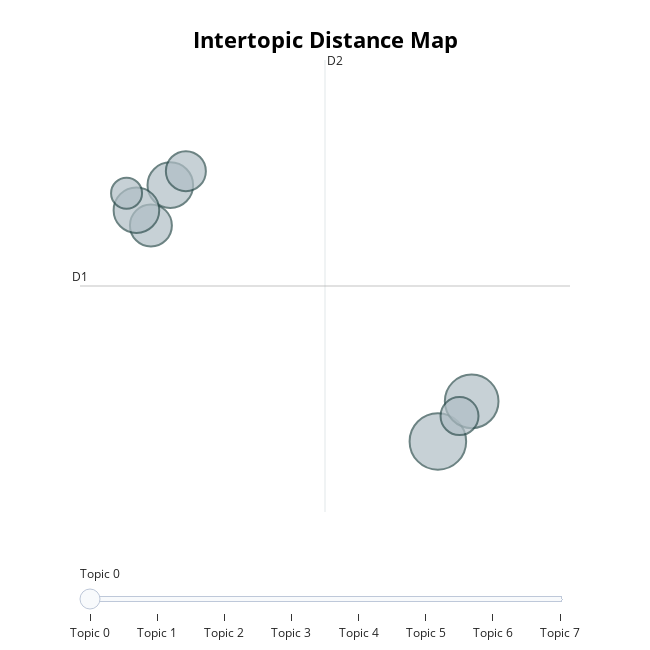

Write notebook code for a chart like this one.
### Code cell
# Visualise clusters of topics
topic_model.visualize_topics()

### Figure 1 — Plotly figure (JSON) as saved in the notebook; plotly's stock layout.template omitted (floating-point values rounded to 4 significant figures)
{"data": [{"customdata": [[0, "record | profit | q2 | spotify | amid", 20], [1, "prices | premium | spotify | plans | subscription plans", 18], [2, "spotify | celebrate | quit spotify | quit | listen", 13], [3, "lawsuit | publishers | bundle | music | spotify", 11], [4, "video | comments | spotify | new | video content", 13], [5, "subscription tier | music | tier | subscription | spotify", 9], [6, "artists | got | russian artists | war | russian", 10], [7, "summer | songs summer | heat | picks | predictions", 6]], "hovertemplate": "<b>Topic %{customdata[0]}</b><br>%{customdata[1]}<br>Size: %{customdata[2]}", "legendgroup": "", "marker": {"color": "#B0BEC5", "line": {"color": "DarkSlateGrey", "width": 2}, "size": [20, 18, 13, 11, 13, 9, 10, 6], "sizemode": "area", "sizeref": 0.0125, "symbol": "circle"}, "mode": "markers", "name": "", "orientation": "v", "showlegend": false, "type": "scatter", "x": [16.7, 17.61, 9.511, 8.99, 8.601, 17.28, 9.929, 8.336], "xaxis": "x", "y": [10.68, 11.59, 16.49, 15.58, 15.92, 11.25, 16.81, 16.31], "yaxis": "y"}], "layout": {"annotations": [{"showarrow": false, "text": "D1", "x": 7.086, "y": 14.2, "yshift": 10}, {"showarrow": false, "text": "D2", "x": 13.67, "xshift": 10, "y": 19.33}], "height": 650, "hoverlabel": {"bgcolor": "white", "font": {"family": "Rockwell", "size": 16}}, "legend": {"itemsizing": "constant", "tracegroupgap": 0}, "margin": {"t": 60}, "shapes": [{"line": {"color": "#CFD8DC", "width": 2}, "type": "line", "x0": 13.67, "x1": 13.67, "y0": 9.075, "y1": 19.33}, {"line": {"color": "#9E9E9E", "width": 2}, "type": "line", "x0": 7.086, "x1": 20.25, "y0": 14.2, "y1": 14.2}], "sliders": [{"active": 0, "pad": {"t": 50}, "steps": [{"args": [{"marker.color": [["red", "#B0BEC5", "#B0BEC5", "#B0BEC5", "#B0BEC5", "#B0BEC5", "#B0BEC5", "#B0BEC5"]]}], "label": "Topic 0", "method": "update"}, {"args": [{"marker.color": [["#B0BEC5", "red", "#B0BEC5", "#B0BEC5", "#B0BEC5", "#B0BEC5", "#B0BEC5", "#B0BEC5"]]}], "label": "Topic 1", "method": "update"}, {"args": [{"marker.color": [["#B0BEC5", "#B0BEC5", "red", "#B0BEC5", "#B0BEC5", "#B0BEC5", "#B0BEC5", "#B0BEC5"]]}], "label": "Topic 2", "method": "update"}, {"args": [{"marker.color": [["#B0BEC5", "#B0BEC5", "#B0BEC5", "red", "#B0BEC5", "#B0BEC5", "#B0BEC5", "#B0BEC5"]]}], "label": "Topic 3", "method": "update"}, {"args": [{"marker.color": [["#B0BEC5", "#B0BEC5", "#B0BEC5", "#B0BEC5", "red", "#B0BEC5", "#B0BEC5", "#B0BEC5"]]}], "label": "Topic 4", "method": "update"}, {"args": [{"marker.color": [["#B0BEC5", "#B0BEC5", "#B0BEC5", "#B0BEC5", "#B0BEC5", "red", "#B0BEC5", "#B0BEC5"]]}], "label": "Topic 5", "method": "update"}, {"args": [{"marker.color": [["#B0BEC5", "#B0BEC5", "#B0BEC5", "#B0BEC5", "#B0BEC5", "#B0BEC5", "red", "#B0BEC5"]]}], "label": "Topic 6", "method": "update"}, {"args": [{"marker.color": [["#B0BEC5", "#B0BEC5", "#B0BEC5", "#B0BEC5", "#B0BEC5", "#B0BEC5", "#B0BEC5", "red"]]}], "label": "Topic 7", "method": "update"}]}], "title": {"font": {"color": "Black", "size": 22}, "text": "<b>Intertopic Distance Map</b>", "x": 0.5, "xanchor": "center", "y": 0.95, "yanchor": "top"}, "width": 650, "xaxis": {"anchor": "y", "domain": [0, 1], "range": [7.086, 20.25], "title": {"text": ""}, "visible": false}, "yaxis": {"anchor": "x", "domain": [0, 1], "range": [9.075, 19.33], "title": {"text": ""}, "visible": false}}}
